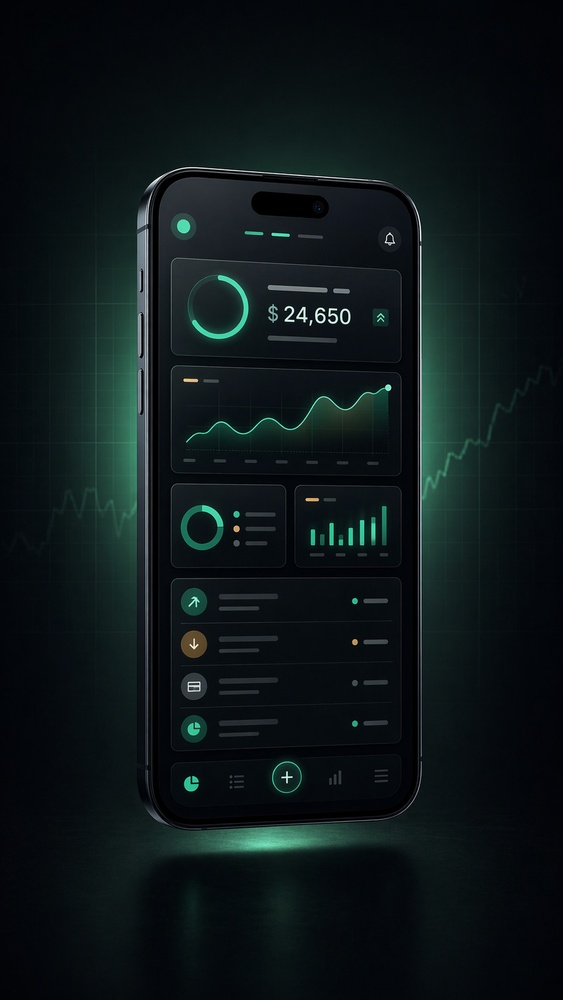
#> input picture assets/images/welcome-slider-1.jpg, 563 x 1000 px, shrunk from 941 x 1672 before the run
$ python extract_logo.py ../../assets/images/welcome-slider-1.jpg ../../assets/images/welcome-slider-2.jpg
#> lines starting #> are read from the running program, lines starting #| are printed output that depends on the picture
"""Extrae la billetera 3D (con su sombra) de icon-billetera.png sobre fondo transparente.

El fondo de la referencia es un degradado gris oscuro con una luz suave al centro. Se estima por fila a partir de
franjas laterales sin arte, y cada píxel se separa en: primer plano (más claro que el fondo: billetera blanca o tarjeta
verde) o sombra (más oscuro que el fondo: negro semitransparente).
"""
import sys
from PIL import Image, ImageFilter

src, out = sys.argv[1], sys.argv[2]
ref = Image.open(src).convert("RGB")
#> ref is the input picture: PIL image 563x1000 RGB; mean R, G, B 13.2, 22.5, 24.3
W, H = ref.size
#> W = 563; H = 1000
px = ref.load()

# Fondo por fila: promedio de franjas laterales (sin arte), interpolado hacia el centro con el brillo de arriba/abajo.
def band(y, x0, x1):
#> called with y = 0, x0 = 12, x1 = 110
    acc = [0, 0, 0]
    n = 0
    for x in range(x0, x1):
        p = px[x, y]
        for c in range(3):
            acc[c] += p[c]
        n += 1
#> this loop made 98 passes
#> p on passes 1 to 12: (2, 3, 7), (2, 3, 7), (2, 3, 7), (2, 3, 7), (2, 3, 7), (2, 3, 7), (2, 3, 7), (2, 3, 7), (2, 3, 7), (2, 3, 7), (2, 3, 7), (2, 3, 7)
#> after the loop, acc = [200, 422, 770]; n = 98
    return [v / n for v in acc]

left = [band(y, 12, 110) for y in range(H)]
#> the loop in band (call 2), `for x in range(x0, x1):` made 98 passes
right = [band(y, W - 110, W - 12) for y in range(H)]
# Brillo central (luz suave): columna central fuera del arte (arriba y abajo) comparada con los lados.
top_c = band(30, W // 2 - 40, W // 2 + 40)
bot_c = band(H - 30, W // 2 - 40, W // 2 + 40)
top_side = [(a + b) / 2 for a, b in zip(left[30], right[30])]
bot_side = [(a + b) / 2 for a, b in zip(left[H - 30], right[H - 30])]
boost_top = [c - s for c, s in zip(top_c, top_side)]
boost_bot = [c - s for c, s in zip(bot_c, bot_side)]

def bg(x, y):
    t = x / (W - 1)
    side = [l * (1 - t) + r * t for l, r in zip(left[y], right[y])]
    # Luz: máxima al centro horizontal (perfil coseno), interpolada entre arriba y abajo.
    import math
    w = 0.5 - 0.5 * math.cos(2 * math.pi * t)
    v = y / (H - 1)
    boost = [bt * (1 - v) + bb * v for bt, bb in zip(boost_top, boost_bot)]
    return [s + w * b for s, b in zip(side, boost)]

outimg = Image.new("RGBA", (W, H), (0, 0, 0, 0))
#> outimg: PIL image 563x1000 RGBA; every value is 0
op = outimg.load()
DFG = 180.0  # distancia de canal del fondo al primer plano pleno
for y in range(H):
    for x in range(W):
        c = px[x, y]
        b = bg(x, y)
        d = max(c[i] - b[i] for i in range(3))
        lum = 0.2126 * c[0] + 0.7152 * c[1] + 0.0722 * c[2]
        lumb = 0.2126 * b[0] + 0.7152 * b[1] + 0.0722 * b[2]
        if d > 6:
            a = min(1.0, d / DFG)
            f = [min(255, max(0, round(b[i] + (c[i] - b[i]) / a))) for i in range(3)]
            op[x, y] = (f[0], f[1], f[2], round(a * 255))
        elif lum < lumb - 1.5:
            a = min(1.0, (lumb - lum) / max(lumb, 1)) * 1.15
            op[x, y] = (0, 0, 0, round(min(1.0, a) * 255))

# Limpieza de ruido suelto lejos del arte y recorte con margen.
alpha = outimg.getchannel("A").point(lambda v: 0 if v < 6 else v)
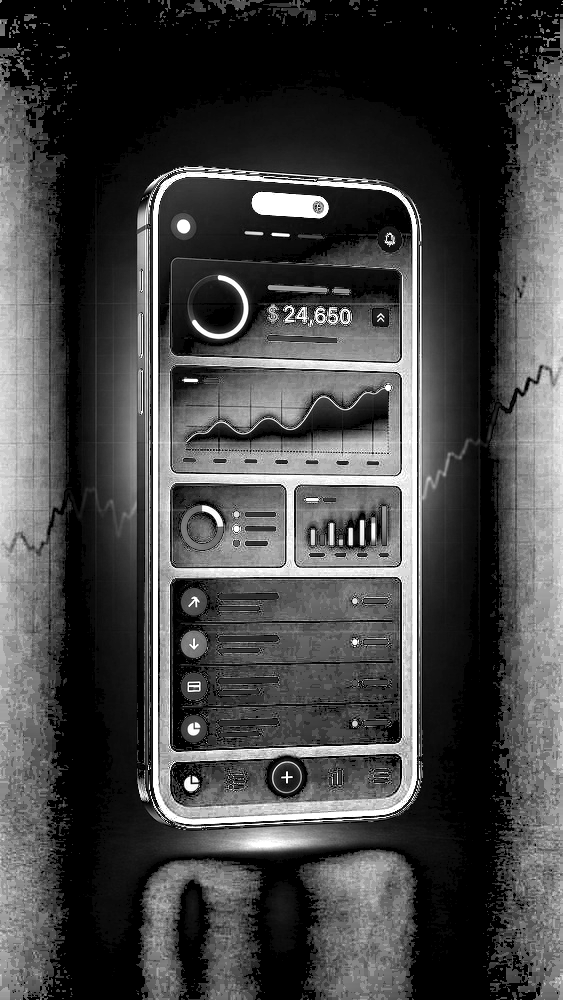
#> alpha: PIL image 563x1000 L; min 0, max 255, mean 68.9
outimg.putalpha(alpha)
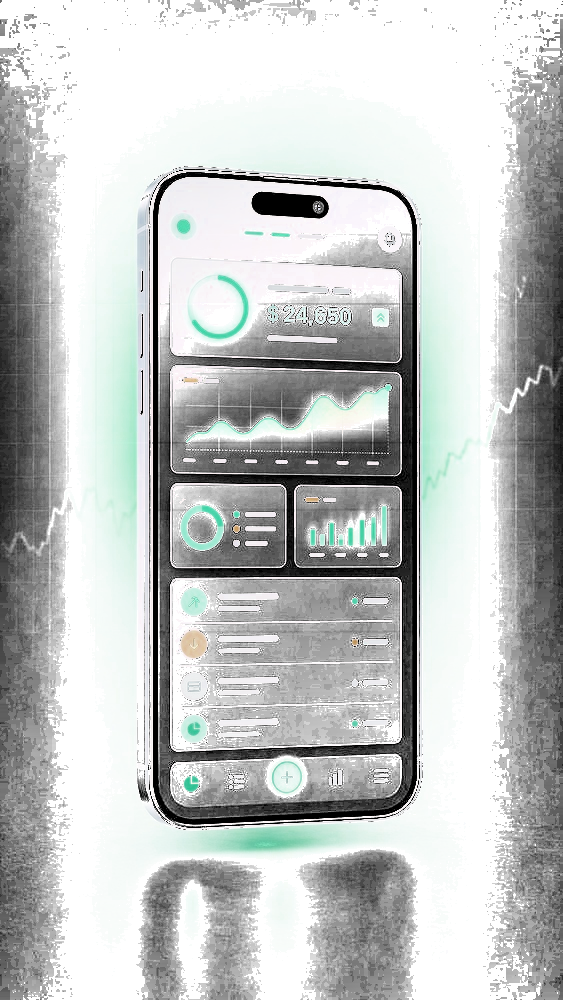
#> outimg: PIL image 563x1000 RGBA; mean R, G, B, A 35.6, 51.9, 46.5, 68.9; transparent parts drawn white
bbox = alpha.point(lambda v: 255 if v > 10 else 0).getbbox()
pad = 24
crop = outimg.crop((max(0, bbox[0] - pad), max(0, bbox[1] - pad), min(W, bbox[2] + pad), min(H, bbox[3] + pad)))
crop.save(out)
print("bbox", bbox, "->", crop.size)
#| bbox (0, 0, 563, 1000) -> (563, 1000)
